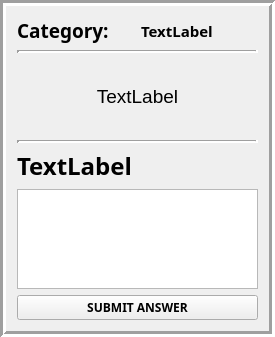
           <widget class="QFrame" name="frame">
            <property name="minimumSize">
             <size>
              <width>275</width>
              <height>0</height>
             </size>
            </property>
            <property name="maximumSize">
             <size>
              <width>275</width>
              <height>16777215</height>
             </size>
            </property>
            <property name="frameShape">
             <enum>QFrame::Box</enum>
            </property>
            <property name="frameShadow">
             <enum>QFrame::Sunken</enum>
            </property>
            <property name="lineWidth">
             <number>3</number>
            </property>
            <layout class="QVBoxLayout" name="verticalLayout_4">
             <item>
              <layout class="QVBoxLayout" name="verticalLayout_3">
               <item>
                <layout class="QHBoxLayout" name="horizontalLayout_2">
                 <item>
                  <widget class="QLabel" name="label_2">
                   <property name="font">
                    <font>
                     <family>Arial Black</family>
                     <pointsize>14</pointsize>
                     <weight>75</weight>
                     <bold>true</bold>
                    </font>
                   </property>
                   <property name="text">
                    <string>Category:</string>
                   </property>
                  </widget>
                 </item>
                 <item>
                  <widget class="QLabel" name="sectorOutput">
                   <property name="font">
                    <font>
                     <family>Arial Black</family>
                     <pointsize>11</pointsize>
                     <weight>75</weight>
                     <bold>true</bold>
                    </font>
                   </property>
                   <property name="text">
                    <string>TextLabel</string>
                   </property>
                   <property name="wordWrap">
                    <bool>true</bool>
                   </property>
                  </widget>
                 </item>
                </layout>
               </item>
               <item>
                <widget class="Line" name="line_3">
                 <property name="lineWidth">
                  <number>3</number>
                 </property>
                 <property name="orientation">
                  <enum>Qt::Horizontal</enum>
                 </property>
                </widget>
               </item>
               <item>
                <widget class="QLabel" name="currentQuestion">
                 <property name="minimumSize">
                  <size>
                   <width>200</width>
                   <height>75</height>
                  </size>
                 </property>
                 <property name="maximumSize">
                  <size>
                   <width>250</width>
                   <height>100</height>
                  </size>
                 </property>
                 <property name="font">
                  <font>
                   <family>Arial</family>
                   <pointsize>14</pointsize>
                   <weight>50</weight>
                   <bold>false</bold>
                  </font>
                 </property>
                 <property name="text">
                  <string>TextLabel</string>
                 </property>
                 <property name="scaledContents">
                  <bool>true</bool>
                 </property>
                 <property name="alignment">
                  <set>Qt::AlignCenter</set>
                 </property>
                 <property name="wordWrap">
                  <bool>true</bool>
                 </property>
                </widget>
               </item>
              </layout>
             </item>
             <item>
              <layout class="QVBoxLayout" name="verticalLayout">
               <item>
                <widget class="Line" name="line_4">
                 <property name="lineWidth">
                  <number>3</number>
                 </property>
                 <property name="orientation">
                  <enum>Qt::Horizontal</enum>
                 </property>
                </widget>
               </item>
               <item>
                <widget class="QLabel" name="playerAnswerLabel">
                 <property name="font">
                  <font>
                   <family>Arial Black</family>
                   <pointsize>18</pointsize>
                   <weight>75</weight>
                   <bold>true</bold>
                  </font>
                 </property>
                 <property name="text">
                  <string>TextLabel</string>
                 </property>
                </widget>
               </item>
               <item>
                <widget class="QTextEdit" name="playerAnswerEntryBox">
                 <property name="sizePolicy">
                  <sizepolicy hsizetype="Fixed" vsizetype="Fixed">
                   <horstretch>0</horstretch>
                   <verstretch>1</verstretch>
                  </sizepolicy>
                 </property>
                 <property name="minimumSize">
                  <size>
                   <width>200</width>
                   <height>100</height>
                  </size>
                 </property>
                 <property name="maximumSize">
                  <size>
                   <width>250</width>
                   <height>100</height>
                  </size>
                 </property>
                 <property name="font">
                  <font>
                   <pointsize>18</pointsize>
                  </font>
                 </property>
                </widget>
               </item>
               <item>
                <widget class="QPushButton" name="submitAnswerButton">
                 <property name="font">
                  <font>
                   <family>Arial Black</family>
                   <weight>75</weight>
                   <bold>true</bold>
                  </font>
                 </property>
                 <property name="text">
                  <string>SUBMIT ANSWER</string>
                 </property>
                </widget>
               </item>
              </layout>
             </item>
            </layout>
           </widget>
